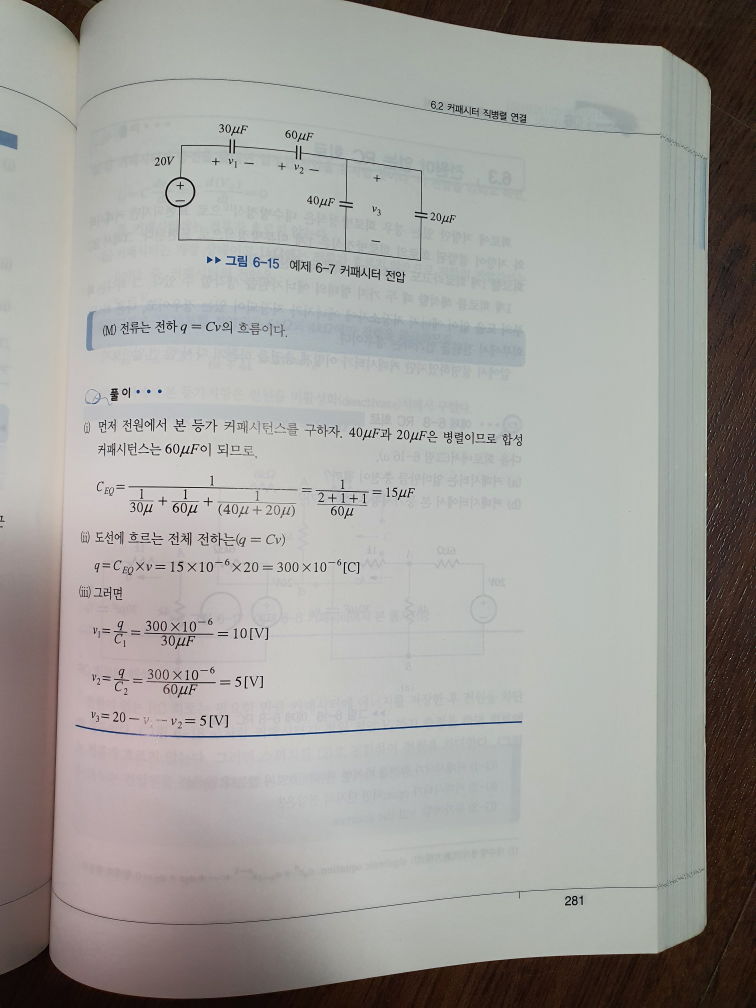
#> input picture 1.jpg, 3024 x 4032 px (shown at 1/4 size)
$ python -i page_dewarp.py   (imports and definitions only)
#> lines starting #> are read from the running program, lines starting #| are printed output that depends on the picture; after the words box and inside, x2 and y2 are one past the last pixel; in counts of white or black regions, pixels touching at a corner belong together
######################################################################
# page_dewarp.py - Proof-of-concept of page-dewarping based on a
# "cubic sheet" model. Requires OpenCV (version 3 or greater),
# PIL/Pillow, and scipy.optimize.
######################################################################
# Author:  Matt Zucker
# Date:    July 2016
# License: MIT License (see LICENSE.txt)
######################################################################

import os
import sys
import datetime
import cv2
from PIL import Image
import numpy as np
import scipy.optimize
import matplotlib.pyplot as plt

# for some reason pylint complains about cv2 members being undefined :(
# pylint: disable=E1101pip

PAGE_MARGIN_X = 20       # reduced px to ignore near L/R edge
PAGE_MARGIN_Y = 20       # reduced px to ignore near T/B edge

OUTPUT_ZOOM = 1.0        # how much to zoom output relative to *original* image
OUTPUT_DPI = 300         # just affects stated DPI of PNG, not appearance
REMAP_DECIMATE = 16      # downscaling factor for remapping image

ADAPTIVE_WINSZ = 55      # window size for adaptive threshold in reduced px

TEXT_MIN_WIDTH = 15      # min reduced px width of detected text contour
TEXT_MIN_HEIGHT = 2      # min reduced px height of detected text contour
TEXT_MIN_ASPECT = 1.5    # filter out text contours below this w/h ratio
TEXT_MAX_THICKNESS = 10  # max reduced px thickness of detected text contour

EDGE_MAX_OVERLAP = 1.0   # max reduced px horiz. overlap of contours in span
EDGE_MAX_LENGTH = 100.0  # max reduced px length of edge connecting contours
EDGE_ANGLE_COST = 10.0   # cost of angles in edges (tradeoff vs. length)
EDGE_MAX_ANGLE = 7.5     # maximum change in angle allowed between contours

RVEC_IDX = slice(0, 3)   # index of rvec in params vector
TVEC_IDX = slice(3, 6)   # index of tvec in params vector
CUBIC_IDX = slice(6, 8)  # index of cubic slopes in params vector

SPAN_MIN_WIDTH = 30      # minimum reduced px width for span
SPAN_PX_PER_STEP = 20    # reduced px spacing for sampling along spans
FOCAL_LENGTH = 1.2       # normalized focal length of camera

DEBUG_LEVEL = 0          # 0=none, 1=some, 2=lots, 3=all
DEBUG_OUTPUT = 'file'    # file, screen, bothpytho

WINDOW_NAME = 'Dewarp'   # Window name for visualization

# nice color palette for visualizing contours, etc.
CCOLORS = [
    (255, 0, 0),
    (255, 63, 0),
    (255, 127, 0),
    (255, 191, 0),
    (255, 255, 0),
    (191, 255, 0),
    (127, 255, 0),
    (63, 255, 0),
    (0, 255, 0),
    (0, 255, 63),
    (0, 255, 127),
    (0, 255, 191),
    (0, 255, 255),
    (0, 191, 255),
    (0, 127, 255),
    (0, 63, 255),
    (0, 0, 255),
    (63, 0, 255),
    (127, 0, 255),
    (191, 0, 255),
    (255, 0, 255),
    (255, 0, 191),
    (255, 0, 127),
    (255, 0, 63),
]

# default intrinsic parameter matrix
K = np.array([
    [FOCAL_LENGTH, 0, 0],
    [0, FOCAL_LENGTH, 0],
    [0, 0, 1]], dtype=np.float32)


# [25 lines left out: function debug_show, not called in this run]


def round_nearest_multiple(i, factor):
    i = int(i)
    rem = i % factor
    if not rem:
        return i
    else:
        return i + factor - rem


# 이거 중요하게 봐야 할듯 어쨋든 좌표는 이렇게 구함
def pix2norm(shape, pts):
    height, width = shape[:2]
    scl = 2.0/(max(height, width))
    offset = np.array([width, height], dtype=pts.dtype).reshape((-1, 1, 2))*0.5
    return (pts - offset) * scl


def norm2pix(shape, pts, as_integer):
    height, width = shape[:2]
    scl = max(height, width)*0.5
    offset = np.array([0.5*width, 0.5*height],
                      dtype=pts.dtype).reshape((-1, 1, 2))
    rval = pts * scl + offset
    if as_integer:
        return (rval + 0.5).astype(int)
    else:
        return rval


def fltp(point):
    return tuple(point.astype(int).flatten())


# [17 lines left out: function draw_correspondences, not called in this run]


def get_default_params(corners, ycoords, xcoords):

    # page width and height
    page_width = np.linalg.norm(corners[1] - corners[0])
    page_height = np.linalg.norm(corners[-1] - corners[0])
    rough_dims = (page_width, page_height)

    # our initial guess for the cubic has no slope
    cubic_slopes = [0.0, 0.0]

    # object points of flat page in 3D coordinates
    corners_object3d = np.array([
        [0, 0, 0],
        [page_width, 0, 0],
        [page_width, page_height, 0],
        [0, page_height, 0]])

    # estimate rotation and translation from four 2D-to-3D point
    # correspondences
    _, rvec, tvec = cv2.solvePnP(corners_object3d,
                                 corners, K, np.zeros(5))

    span_counts = [len(xc) for xc in xcoords]

    params = np.hstack((np.array(rvec).flatten(),
                        np.array(tvec).flatten(),
                        np.array(cubic_slopes).flatten(),
                        ycoords.flatten()) +
                       tuple(xcoords))
    # params = np.hstack((np.array(rvec).flatten(),
    #                     np.array(tvec).flatten(),
    #                     np.array(cubic_slopes).flatten()))

    return rough_dims, span_counts, params


def project_xy(xy_coords, pvec):

    # get cubic polynomial coefficients given
    #
    #  f(0) = 0, f'(0) = alpha
    #  f(1) = 0, f'(1) = beta

    alpha, beta = tuple(pvec[CUBIC_IDX])

    poly = np.array([
        alpha + beta,
        -2*alpha - beta,
        alpha,
        0])

    xy_coords = xy_coords.reshape((-1, 2))
    z_coords = np.polyval(poly, xy_coords[:, 0])

    objpoints = np.hstack((xy_coords, z_coords.reshape((-1, 1))))

    image_points, _ = cv2.projectPoints(objpoints,
                                        pvec[RVEC_IDX],
                                        pvec[TVEC_IDX],
                                        K, np.zeros(5))

    return image_points


def project_keypoints(pvec, keypoint_index):

    xy_coords = pvec[keypoint_index]
    xy_coords[0, :] = 0

    return project_xy(xy_coords, pvec)


def resize_to_screen(src, maxw=1280, maxh=700, copy=False):

    height, width = src.shape[:2]

    scl_x = float(width)/maxw
    scl_y = float(height)/maxh

    scl = int(np.ceil(max(scl_x, scl_y)))

    if scl > 1.0:
        inv_scl = 1.0/scl
        img = cv2.resize(src, (0, 0), None, inv_scl, inv_scl, cv2.INTER_AREA)
    elif copy:
        img = src.copy()
    else:
        img = src

    return img


def box(width, height):
    return np.ones((height, width), dtype=np.uint8)


def get_page_extents(small):

    height, width = small.shape[:2]

    xmin = PAGE_MARGIN_X
    ymin = PAGE_MARGIN_Y
    xmax = width-PAGE_MARGIN_X
    ymax = height-PAGE_MARGIN_Y

    page = np.zeros((height, width), dtype=np.uint8)
    cv2.rectangle(page, (xmin, ymin), (xmax, ymax), (255, 255, 255), -1)

    outline = np.array([
        [xmin, ymin],
        [xmin, ymax],
        [xmax, ymax],
        [xmax, ymin]])

    return page, outline


def get_mask(small, pagemask, masktype):

    sgray = cv2.cvtColor(small, cv2.COLOR_RGB2GRAY)

    if masktype == 'text':

        mask = cv2.adaptiveThreshold(sgray, 255, cv2.ADAPTIVE_THRESH_MEAN_C,
                                     cv2.THRESH_BINARY_INV,
                                     ADAPTIVE_WINSZ,
                                     25)


        mask = cv2.dilate(mask, box(9, 1))


        mask = cv2.erode(mask, box(1, 3))


    return np.minimum(mask, pagemask)


def interval_measure_overlap(int_a, int_b):
    return min(int_a[1], int_b[1]) - max(int_a[0], int_b[0])


def angle_dist(angle_b, angle_a):

    diff = angle_b - angle_a

    while diff > np.pi:
        diff -= 2*np.pi

    while diff < -np.pi:
        diff += 2*np.pi

    return np.abs(diff)


def blob_mean_and_tangent(contour):

    moments = cv2.moments(contour)

    area = moments['m00']

    mean_x = moments['m10'] / area
    mean_y = moments['m01'] / area

    moments_matrix = np.array([
        [moments['mu20'], moments['mu11']],
        [moments['mu11'], moments['mu02']]
    ]) / area

    _, svd_u, _ = cv2.SVDecomp(moments_matrix)

    center = np.array([mean_x, mean_y])
    # tangent 가장 분산이 큰 방향의 백터
    tangent = svd_u[:, 0].flatten().copy()

    return center, tangent


class ContourInfo(object):

    def __init__(self, contour, rect, mask):

        self.contour = contour
        self.rect = rect
        self.mask = mask

        self.center, self.tangent = blob_mean_and_tangent(contour)

        self.angle = np.arctan2(self.tangent[1], self.tangent[0])

        clx = [self.proj_x(point) for point in contour]

        lxmin = min(clx)
        lxmax = max(clx)

        self.local_xrng = (lxmin, lxmax)

        self.point0 = self.center + self.tangent * lxmin
        self.point1 = self.center + self.tangent * lxmax


        self.pred = None
        self.succ = None

    def proj_x(self, point):
        # center와 point를 이어주는 벡터에 x사영
        return np.dot(self.tangent, point.flatten()-self.center)

    def local_overlap(self, other):
        xmin = self.proj_x(other.point0)
        xmax = self.proj_x(other.point1)
        return interval_measure_overlap(self.local_xrng, (xmin, xmax))


def generate_candidate_edge(cinfo_a, cinfo_b):

    # we want a left of b (so a's successor will be b and b's
    # predecessor will be a) make sure right endpoint of b is to the
    # right of left endpoint of a.
    if cinfo_a.point0[0] > cinfo_b.point1[0]:
        tmp = cinfo_a
        cinfo_a = cinfo_b
        cinfo_b = tmp

    x_overlap_a = cinfo_a.local_overlap(cinfo_b)
    x_overlap_b = cinfo_b.local_overlap(cinfo_a)

    overall_tangent = cinfo_b.center - cinfo_a.center
    overall_angle = np.arctan2(overall_tangent[1], overall_tangent[0])

    delta_angle = max(angle_dist(cinfo_a.angle, overall_angle),
                      angle_dist(cinfo_b.angle, overall_angle)) * 180/np.pi

    # we want the largest overlap in x to be small
    x_overlap = max(x_overlap_a, x_overlap_b)

    dist = np.linalg.norm(cinfo_b.point0 - cinfo_a.point1)

    if (dist > EDGE_MAX_LENGTH or
            x_overlap > EDGE_MAX_OVERLAP or
            delta_angle > EDGE_MAX_ANGLE):
        return None
    else:
        score = dist + delta_angle*EDGE_ANGLE_COST
        return (score, cinfo_a, cinfo_b)


def make_tight_mask(contour, xmin, ymin, width, height):

    tight_mask = np.zeros((height, width), dtype=np.uint8)
    tight_contour = contour - np.array((xmin, ymin)).reshape((-1, 1, 2))

    cv2.drawContours(tight_mask, [tight_contour], 0,
                     (1, 1, 1), -1)

    return tight_mask


def get_contours(small, pagemask, masktype):

    mask = get_mask(small, pagemask, masktype)

    contours,_= cv2.findContours(mask, cv2.RETR_EXTERNAL,
                                      cv2.CHAIN_APPROX_NONE)

    contours_out = []

    for contour in contours:
        rect = cv2.boundingRect(contour)
        xmin, ymin, width, height = rect

        if (width < TEXT_MIN_WIDTH or
                height < TEXT_MIN_HEIGHT or
                width < TEXT_MIN_ASPECT*height):
            continue

        tight_mask = make_tight_mask(contour, xmin, ymin, width, height)

        if tight_mask.sum(axis=0).max() > TEXT_MAX_THICKNESS:
            continue
        contours_out.append(ContourInfo(contour, rect, tight_mask))

    return contours_out


def assemble_spans(small, pagemask, cinfo_list):

    # sort list
    cinfo_list = sorted(cinfo_list, key=lambda cinfo: cinfo.rect[1])

    # generate all candidate edges
    candidate_edges = []

    for i, cinfo_i in enumerate(cinfo_list):
        for j in range(i):
            # note e is of the form (score, left_cinfo, right_cinfo)
            edge = generate_candidate_edge(cinfo_i, cinfo_list[j])
            if edge is not None:
                candidate_edges.append(edge)

    # sort candidate edges by score (lower is better)
    candidate_edges.sort()

    # for each candidate edge
    for _, cinfo_a, cinfo_b in candidate_edges:
        # if left and right are unassigned, join them
        if cinfo_a.succ is None and cinfo_b.pred is None:
            cinfo_a.succ = cinfo_b
            cinfo_b.pred = cinfo_a

    # generate list of spans as output
    spans = []

    # until we have removed everything from the list
    while cinfo_list:

        # get the first on the list
        cinfo = cinfo_list[0]

        # keep following predecessors until none exists
        while cinfo.pred:
            cinfo = cinfo.pred

        # start a new span
        cur_span = []

        width = 0.0

        # follow successors til end of span
        while cinfo:
            # remove from list (sadly making this loop *also* O(n^2)
            cinfo_list.remove(cinfo)
            # add to span
            cur_span.append(cinfo)
            #local_xrng[0]은 마스크 무게중심 부터 가장 왼쪽의 윤곽선의 x사영 1은 큰거
            width += cinfo.local_xrng[1] - cinfo.local_xrng[0]
            #width 윤곽선의 총 길이가 되겠다.
            # set successor
            cinfo = cinfo.succ

        # add if long enough
        if width > SPAN_MIN_WIDTH:
            spans.append(cur_span)

    return spans


def sample_spans(shape, spans):

    span_points = []

    for span in spans:

        contour_points = []

        for cinfo in span:

            yvals = np.arange(cinfo.mask.shape[0]).reshape((-1, 1)) #mask의 y좌표
            totals = (yvals * cinfo.mask).sum(axis=0)
            means = totals / cinfo.mask.sum(axis=0) # mask y축의 중간 값

            xmin, ymin = cinfo.rect[:2] #마스크의 좌측 상단 좌표

            step = SPAN_PX_PER_STEP # 20
            start = ((len(means)-1) % step) / 2

            contour_points += [(x+xmin, means[x]+ymin)
                               for x in range(int(start), len(means), step)] # 마스크에 두께 중간의 좌표 20픽셀마다 점으로 넣어줌

        contour_points = np.array(contour_points,
                                  dtype=np.float32).reshape((-1, 1, 2))

        contour_points = pix2norm(shape, contour_points)

        span_points.append(contour_points)

    return span_points


def keypoints_from_samples(small, pagemask, page_outline,
                           span_points):

    all_evecs = np.array([[0.0, 0.0]])
    all_weights = 0

    for points in span_points:

        _, evec = cv2.PCACompute(points.reshape((-1, 2)),
                                 None, maxComponents=1)

        weight = np.linalg.norm(points[-1] - points[0])

        all_evecs += evec * weight
        all_weights += weight

    evec = all_evecs / all_weights

    x_dir = evec.flatten()

    if x_dir[0] < 0:
        x_dir = -x_dir

    y_dir = np.array([-x_dir[1], x_dir[0]])

    pagecoords = cv2.convexHull(page_outline)
    pagecoords = pix2norm(pagemask.shape, pagecoords.reshape((-1, 1, 2)))
    pagecoords = pagecoords.reshape((-1, 2))

    px_coords = np.dot(pagecoords, x_dir)
    py_coords = np.dot(pagecoords, y_dir)

    px0 = px_coords.min()
    px1 = px_coords.max()

    py0 = py_coords.min()
    py1 = py_coords.max()

    p00 = px0 * x_dir + py0 * y_dir
    p10 = px1 * x_dir + py0 * y_dir
    p11 = px1 * x_dir + py1 * y_dir
    p01 = px0 * x_dir + py1 * y_dir

    corners = np.vstack((p00, p10, p11, p01)).reshape((-1, 1, 2))

    ycoords = []
    xcoords = []

    for points in span_points:
        pts = points.reshape((-1, 2))
        px_coords = np.dot(pts, x_dir)
        py_coords = np.dot(pts, y_dir)
        ycoords.append(py_coords.mean() - py0)
        xcoords.append(px_coords - px0)


    return corners, np.array(ycoords), xcoords


# [74 lines left out: functions visualize_contours, visualize_spans, visualize_span_points, not called in this run]


def imgsize(img):
    height, width = img.shape[:2]
    return '{}x{}'.format(width, height)


def make_keypoint_index(span_counts):

    nspans = len(span_counts)
    npts = sum(span_counts)
    keypoint_index = np.zeros((npts+1, 2), dtype=int)
    start = 1

    for i, count in enumerate(span_counts):
        end = start + count
        keypoint_index[start:start+end, 1] = 8+i
        start = end

    keypoint_index[1:, 0] = np.arange(npts) + 8 + nspans

    return keypoint_index


def optimize_params(small, dstpoints, span_counts, params):

    keypoint_index = make_keypoint_index(span_counts)

    def objective(pvec):
        ppts = project_keypoints(pvec, keypoint_index)
        return np.sum((dstpoints - ppts)**2)


    if DEBUG_LEVEL >= 1:
        projpts = project_keypoints(params, keypoint_index)
        display = draw_correspondences(small, dstpoints, projpts)

    start = datetime.datetime.now()
    res = scipy.optimize.minimize(objective, params,
                                  method='Powell')
    end = datetime.datetime.now()
    params = res.x

    if DEBUG_LEVEL >= 1:
        projpts = project_keypoints(params, keypoint_index)
        display = draw_correspondences(small, dstpoints, projpts)

    return params


def get_page_dims(corners, rough_dims, params):

    dst_br = corners[2].flatten()

    dims = np.array(rough_dims)

    def objective(dims):
        proj_br = project_xy(dims, params)
        return np.sum((dst_br - proj_br.flatten())**2)

    res = scipy.optimize.minimize(objective, dims, method='Powell')
    dims = res.x


    return dims


def remap_image(img, small, page_dims, params):

    height = 0.5 * page_dims[1] * OUTPUT_ZOOM * img.shape[0]
    height = round_nearest_multiple(height, REMAP_DECIMATE)

    width = round_nearest_multiple(height * page_dims[0] / page_dims[1],
                                   REMAP_DECIMATE)


    height_small = int(height / REMAP_DECIMATE)
    width_small = int(width / REMAP_DECIMATE)

    page_x_range = np.linspace(0, page_dims[0], width_small)
    page_y_range = np.linspace(0, page_dims[1], height_small)

    page_x_coords, page_y_coords = np.meshgrid(page_x_range, page_y_range)

    page_xy_coords = np.hstack((page_x_coords.flatten().reshape((-1, 1)),
                                page_y_coords.flatten().reshape((-1, 1))))

    page_xy_coords = page_xy_coords.astype(np.float32)

    image_points = project_xy(page_xy_coords, params)
    image_points = norm2pix(img.shape, image_points, False)

    image_x_coords = image_points[:, 0, 0].reshape(page_x_coords.shape)
    image_y_coords = image_points[:, 0, 1].reshape(page_y_coords.shape)

    image_x_coords = cv2.resize(image_x_coords, (width, height),
                                interpolation=cv2.INTER_CUBIC)

    image_y_coords = cv2.resize(image_y_coords, (width, height),
                                interpolation=cv2.INTER_CUBIC)

    # img_gray = cv2.cvtColor(img, cv2.COLOR_RGB2GRAY)

    remapped = cv2.remap(img, image_x_coords, image_y_coords,
                         cv2.INTER_CUBIC,
                         None, cv2.BORDER_REPLICATE)

    # thresh = cv2.adaptiveThreshold(remapped, 255, cv2.ADAPTIVE_THRESH_MEAN_C,
    #                                cv2.THRESH_BINARY, ADAPTIVE_WINSZ, 25)

    return remapped


def run_dewarp(inputimage):
    img = inputimage
    small = resize_to_screen(img)

    pagemask, page_outline = get_page_extents(small)

    cinfo_list = get_contours(small, pagemask, 'text')
    spans = assemble_spans(small, pagemask, cinfo_list)

    span_points = sample_spans(small.shape, spans) # 이미지에서 실제 좌표는 아님


    corners, ycoords, xcoords = keypoints_from_samples(small,
                                                        pagemask,
                                                        page_outline,
                                                        span_points)

    rough_dims, span_counts, params = get_default_params(corners,
                                                            ycoords, xcoords)

    dstpoints = np.vstack((corners[0].reshape((1, 1, 2)),) +
                            tuple(span_points))

    params = optimize_params(small,
                                dstpoints,
                                span_counts, params)

    page_dims = get_page_dims(corners, rough_dims, params)

    outfile = remap_image(img, small, page_dims, params)

    return outfile

>>> import cv2
>>> picture = cv2.cvtColor(cv2.imread('1.jpg'), cv2.COLOR_BGR2RGB)
>>> result = run_dewarp(picture)
#> in resize_to_screen, `img = cv2.resize(src, (0, 0), None, inv_scl, inv_scl, cv2.INTER_AREA)`:
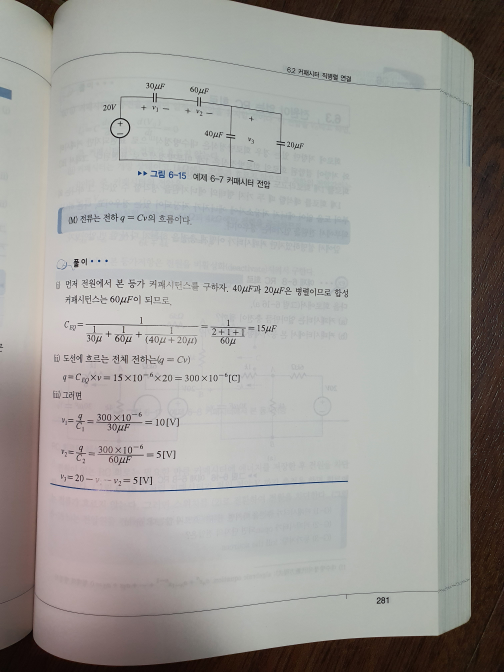
#> img: shape (672, 504, 3); mean R, G, B 159, 157.6, 153.9
#> in get_page_extents, `cv2.rectangle(page, (xmin, ymin), (xmax, ymax), (255, 255, 255), -1)`:
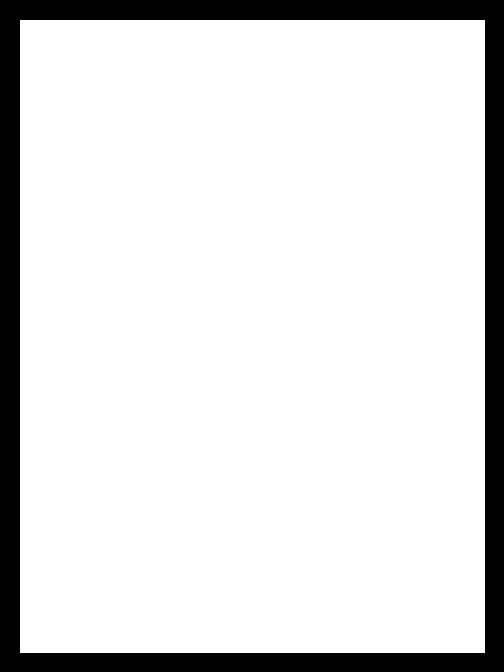
#> page: shape (672, 504); 86.9% white; 1 black region, box (x1, y1, x2, y2) and area: (0, 0, 504, 672) 44343
#> in run_dewarp, `pagemask, page_outline = get_page_extents(small)`: page_outline = [[20, 20], [20, 652], [484, 652], [484, 20]]
#> in get_mask, `mask = cv2.adaptiveThreshold(sgray, 255, cv2.ADAPTIVE_THRESH_MEAN_C, c..`:
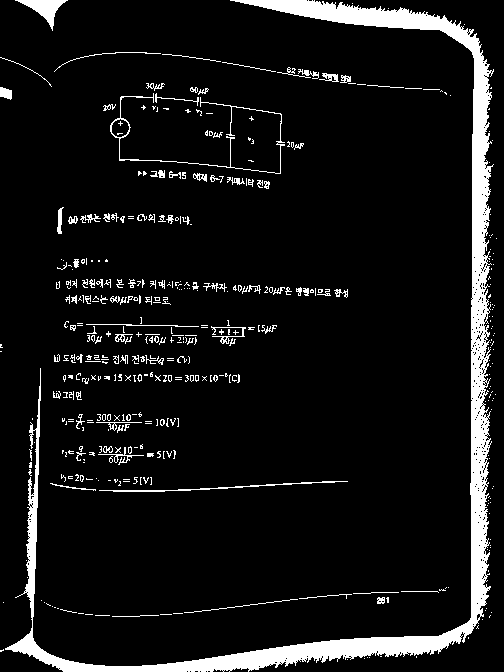
#> mask: shape (672, 504); 8.4% white; 431 white regions (322 under 20 px), largest, box (x1, y1, x2, y2) and area: (5, 0, 494, 672) 20166, (110, 93, 285, 174) 642, (15, 0, 68, 31) 559
#> in get_mask, `mask = cv2.dilate(mask, box(9, 1))`:
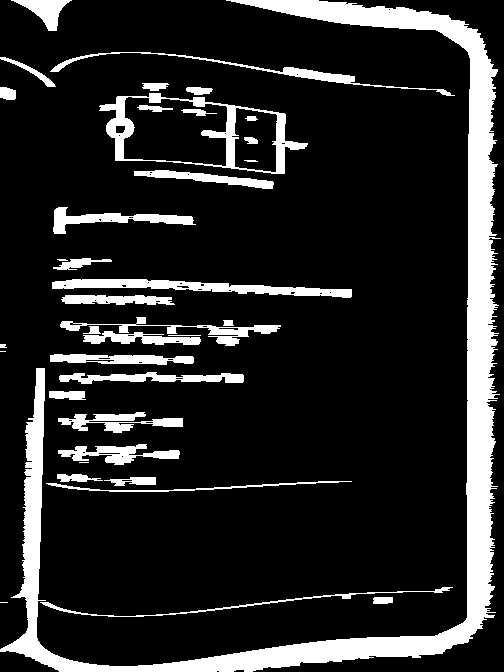
#> mask: shape (672, 504); 15.4% white; 38 white regions (4 under 20 px), largest, box (x1, y1, x2, y2) and area: (0, 0, 501, 672) 30206, (99, 93, 308, 174) 3131, (52, 279, 352, 298) 2455
#> (the rest of the program and of its run is left out)
